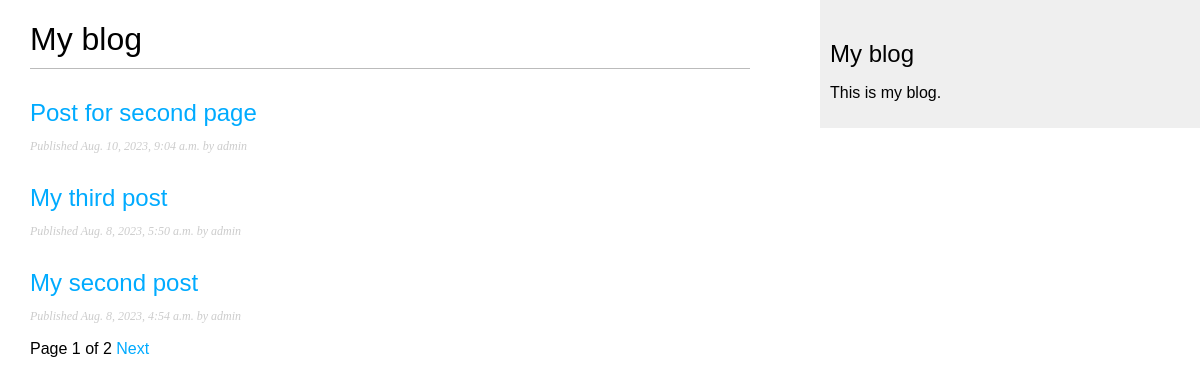
/blog/, run on an earlier commit of the app's database.
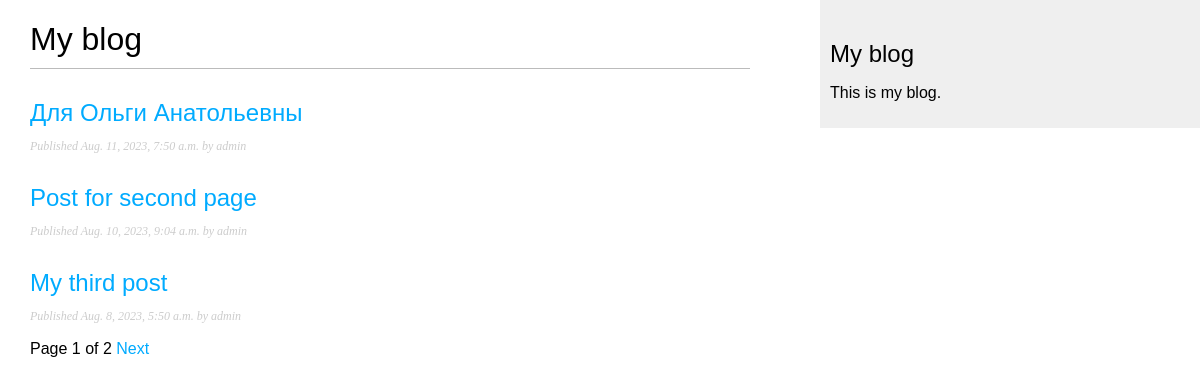
And on a later commit of the database.
### blog/models.py (models this page shows, shortened)
class Post(models.Model):
    class Status(models.TextChoices):
        DRAFT = 'DF', 'Draft'
        PUBLISHED = 'PB', 'Published'
    title = models.CharField(max_length=250)
    slug = models.SlugField(max_length=250,
                            unique_for_date='publish') # Нужно для того, чтобы был один пост со slug на заданную дату
    author = models.ForeignKey(User,
                               on_delete=models.CASCADE,
                               related_name='blog_posts')
    body = models.TextField()
    publish = models.DateTimeField(default=timezone.now)
    created = models.DateTimeField(auto_now_add=True)
    updated = models.DateTimeField(auto_now=True)
    status = models.CharField(max_length=2,
                              choices=Status.choices,
                              default=Status.DRAFT)
    objects = models.Manager() # Стандартный менежер
    published = PublishedManager() # Созданный менеджер
    class Meta:
        ordering = ['-publish']
        indexes = [
            models.Index(fields=['-publish']),
        ]
    def get_absolute_url(self):
        return reverse('blog:post_detail', # Передает в post_detail пространства имен blog id поста(было) стало дата и слаг
                       args=[self.publish.year,
                             self.publish.month,
                             self.publish.day,
                             self.slug])

### blog/views.py (the view)
# urls.py: path('', views.PostListView.as_view(), name='post_list'),
class PostListView(ListView):
    queryset = Post.published.all()
    context_object_name = 'posts'
    paginate_by = 3
    template_name = 'blog/post/list.html'

### templates/blog/post/list.html (shortened to what this page needs)
{% extends 'base.html' %}
{% block content %}
    <h1>My blog</h1>
    {% for post in posts %}
        <h2>
            <a href="{{ post.get_absolute_url }}">
                {{ post.title }}
            </a>
        </h2>
        <p class="date">
            Published {{ post.publish}} by {{ post.author }}
        </p>
    {% endfor %}
    {% include "pagination.html" with page=page_obj %}
{% endblock %}

What changed in the data, as far as the page shows it:
no longer on this page (row unchanged): Post: title "My second post", publish "Aug. 8, 2023, 4:54 a.m.", author "admin"
added Post: title "Для Ольги Анатольевны", publish "Aug. 11, 2023, 7:50 a.m.", author "admin"
